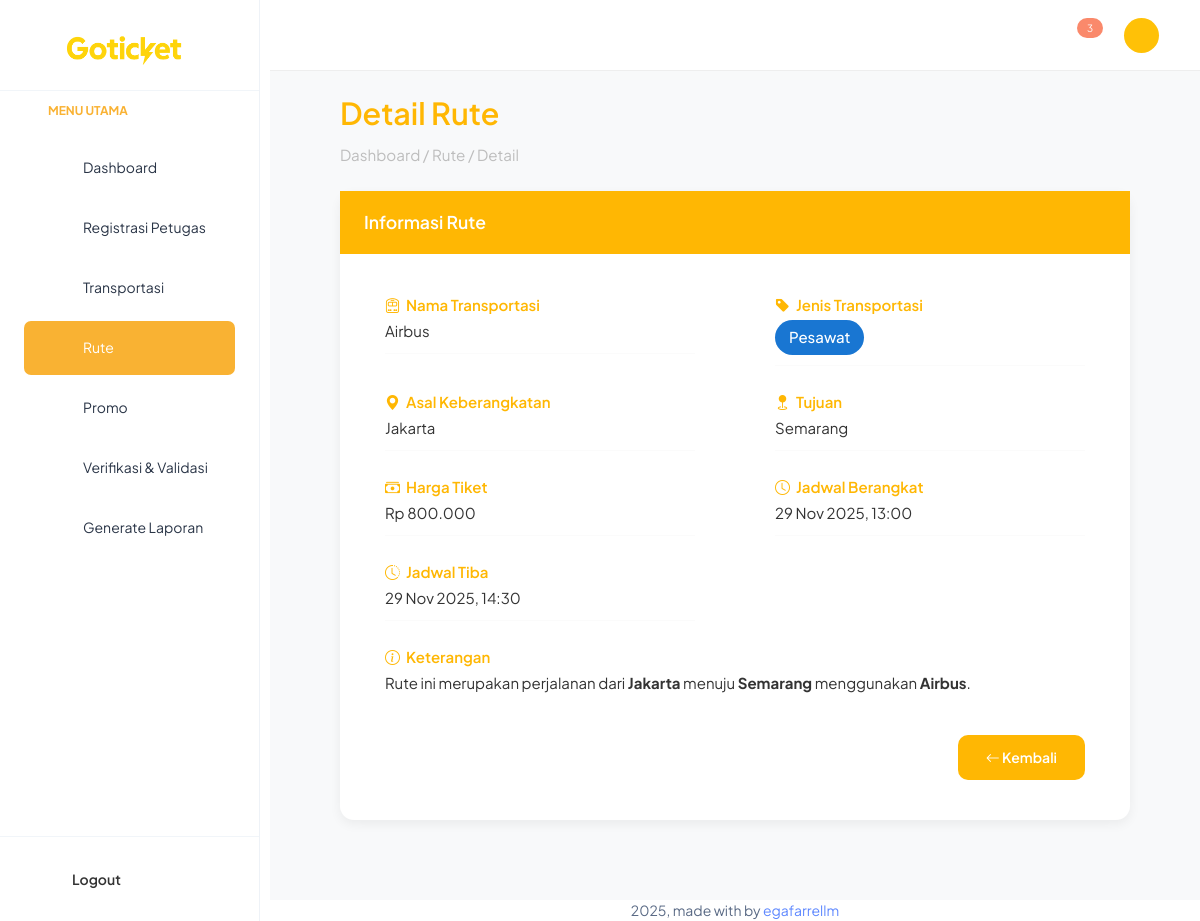
The app's page /backend/pages/rute/detail.php?id=6 (signed in) with its own data.
### tables this page shows
CREATE TABLE `rute` (
  `id_rute` int NOT NULL,
  `id_transportasi` int DEFAULT NULL,
  `asal` varchar(100) NOT NULL,
  `tujuan` varchar(100) NOT NULL,
  `harga` int NOT NULL,
  `jadwal_berangkat` datetime DEFAULT NULL,
  `jadwal_tiba` datetime DEFAULT NULL
);

CREATE TABLE `transportasi` (
  `id_transportasi` int NOT NULL,
  `jenis` enum('Pesawat','Kereta') NOT NULL,
  `nama_transportasi` varchar(100) NOT NULL,
  `kode` varchar(20) NOT NULL,
  `kapasitas` int NOT NULL
);

### backend/pages/rute/detail.php (the view, shortened to what this page needs)
<?php
include '../../partials/header.php';
include '../../partials/sidebar.php';
include '../../partials/navbar.php';
include '../../app.php';
$id = $_GET['id'];
$q = "SELECT rute.*, transportasi.nama_transportasi, transportasi.jenis
      FROM rute
      LEFT JOIN transportasi ON rute.id_transportasi = transportasi.id_transportasi
      WHERE id_rute = '$id'";
$result = mysqli_query($connect, $q);
$data = mysqli_fetch_assoc($result);
function formatRupiah($angka) {
  return 'Rp ' . number_format($angka, 0, ',', '.');
}
function formatTanggal($tanggal) {
  return date('d M Y, H:i', strtotime($tanggal));
}
?>
<link href="https://cdn.jsdelivr.net/npm/bootstrap-icons@1.10.5/font/bootstrap-icons.css" rel="stylesheet">
<div class="content-wrapper">
  <div class="page-title">Detail Rute</div>
  <div class="breadcrumb">Dashboard / Rute / Detail</div>
  <div class="card card-custom">
    <div class="card-header-custom">Informasi Rute</div>
    <div class="card-body">
      <div class="detail-container">
        <div>
          <div class="detail-label"><i class="bi bi-train-front"></i> Nama Transportasi</div>
          <div class="detail-value"><?= htmlspecialchars($data['nama_transportasi']); ?></div>
          <hr>
        </div>
        <div>
          <div class="detail-label"><i class="bi bi-tag-fill"></i> Jenis Transportasi</div>
          <div class="detail-value">
            <?php if ($data['jenis'] == 'Pesawat'): ?>
              <span class="badge-jenis badge-pesawat">Pesawat</span>
            <?php else: ?>
              <span class="badge-jenis badge-kereta">Kereta</span>
            <?php endif; ?>
          </div>
          <hr>
        </div>
        <div>
          <div class="detail-label"><i class="bi bi-geo-alt-fill"></i> Asal Keberangkatan</div>
          <div class="detail-value"><?= htmlspecialchars($data['asal']); ?></div>
          <hr>
        </div>
        <div>
          <div class="detail-label"><i class="bi bi-geo-fill"></i> Tujuan</div>
          <div class="detail-value"><?= htmlspecialchars($data['tujuan']); ?></div>
          <hr>
        </div>
        <div>
          <div class="detail-label"><i class="bi bi-cash-stack"></i> Harga Tiket</div>
          <div class="detail-value"><?= formatRupiah($data['harga']); ?></div>
          <hr>
        </div>
        <div>
          <div class="detail-label"><i class="bi bi-clock"></i> Jadwal Berangkat</div>
          <div class="detail-value"><?= formatTanggal($data['jadwal_berangkat']); ?></div>
          <hr>
        </div>
        <div>
          <div class="detail-label"><i class="bi bi-clock-history"></i> Jadwal Tiba</div>
          <div class="detail-value"><?= formatTanggal($data['jadwal_tiba']); ?></div>
          <hr>
        </div>
        <div style="grid-column: span 2;">
          <div class="detail-label"><i class="bi bi-info-circle"></i> Keterangan</div>
          <div class="detail-value">
            Rute ini merupakan perjalanan dari <b><?= htmlspecialchars($data['asal']); ?></b> menuju <b><?= htmlspecialchars($data['tujuan']); ?></b> menggunakan <b><?= htmlspecialchars($data['nama_transportasi']); ?></b>.
          </div>
        </div>
      </div>
      <div class="d-flex justify-content-end">
        <a href="index.php" class="btn-kembali"><i class="bi bi-arrow-left"></i> Kembali</a>
      </div>
    </div>
  </div>
</div>
<?php
include '../../partials/footer.php';
include '../../partials/script.php';
?>

### backend/pages/rute/detail.php (style rules this page uses)
.content-wrapper { background-color: #f8f9fa; min-height: 100vh; padding: 90px 70px 50px 70px; }
.page-title { font-size: 1.9rem; font-weight: 600; color: #ffb703; margin-bottom: 8px; }
.breadcrumb { color: #bdbdbd; font-size: 0.95rem; margin-bottom: 25px; }
.card-custom { border-radius: 14px; box-shadow: 0 4px 12px rgba(0, 0, 0, 0.06); background-color: #ffffff; border: none; }
.card-header-custom { background-color: #ffb703; color: #ffffff; padding: 18px 24px; font-weight: 600; font-size: 1.1rem; }
.card-body { padding: 40px 45px; }
.detail-container { display: grid; grid-template-columns: 1fr 1fr; gap: 25px 80px; margin-bottom: 40px; }
.detail-label { font-weight: 600; color: #ffb703; font-size: 15px; margin-bottom: 4px; display: flex; align-items: center; gap: 6px; }
.detail-value { color: #333; font-size: 15px; }
hr { border-top: 1px solid #eee; margin: 10px 0 0 0; }
.btn-kembali { background-color: #ffb703; color: #fff; border: none; border-radius: 10px; padding: 12px 28px; font-weight: 600; text-decoration: none; transition: 0.2s; }
.badge-jenis { border-radius: 20px; padding: 6px 14px; font-weight: 500; color: #fff; display: inline-block; text-align: center; min-width: 80px; }
.badge-pesawat { background-color: #1976d2; }

### records on screen
rute: id_transportasi.nama_transportasi "Airbus", asal "Jakarta", tujuan "Semarang", harga "Rp 800.000", jadwal_berangkat "29 Nov 2025, 13:00", jadwal_tiba "29 Nov 2025, 14:30"

### other values on screen
$jumlah_notif "3"
